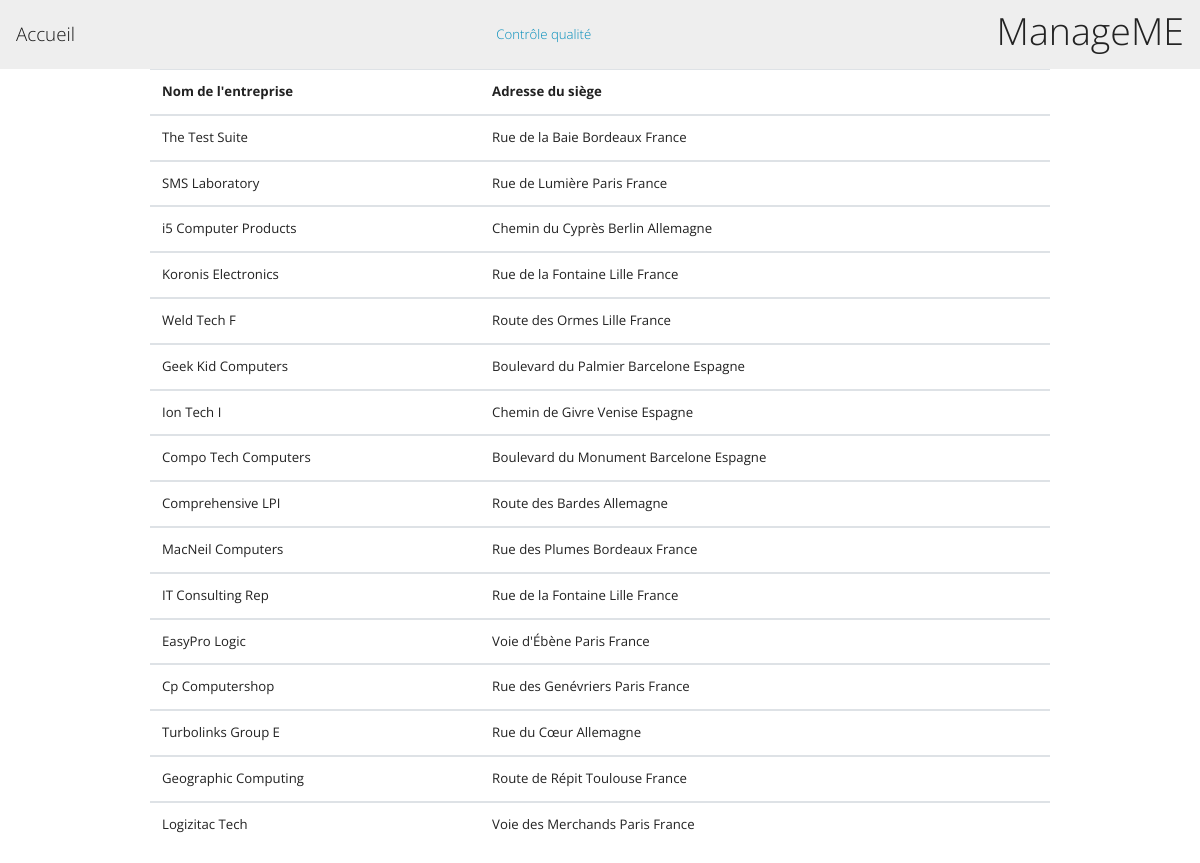
/index.php?action=1, run on the app's committed database.
### tables this page shows
CREATE TABLE
    `Entreprise` (
        `id` int AUTO_INCREMENT,
        `nom` varchar(255),
        `bloque` boolean,
        `nbEmployes` integer,
        `ouvert` boolean,
        `siege` int,
        CONSTRAINT `entreprise_pk` PRIMARY KEY (`id`),
        CONSTRAINT `entreprise_fk_site` FOREIGN KEY (`siege`) REFERENCES `Site`(`id`)
    );

CREATE TABLE
    `Site` (
        `id` int AUTO_INCREMENT,
        `adresse` varchar(255),
        `ville` varchar(255),
        `pays` varchar(255),
        CONSTRAINT `site_pk` PRIMARY KEY (`id`)
    );

### src/Controller/EntrepriseController.php (called while the page is built, shortened)
<?php
require_once('lib/DBconnexion.php');
require_once('src/Repository/EntrepriseRepository.php');
class EntrepriseController {
    function entrepriseAdresse(){
        $entrepriseRepo = new EntrepriseRepository();
        $entrepriseRepo->connexion = new DBConnexion();
        $entreprises = $entrepriseRepo->getentrepriseAdresse();
        require('./src/templates/entreprises/entreprisesSieges.php');
    }
}

### lib/DBconnexion.php (called while the page is built, shortened)
<?php
class DBConnexion {
    public ?\PDO $database = null;
    public function dbConnect() : \PDO {
        if($this->database === null) {
            $this->database = new \PDO('mysql:host=localhost;dbname=ProjetWeb;charset=utf8','lelazo', 'root');
        }
        return $this->database;
    }
}

### src/Repository/EntrepriseRepository.php (called while the page is built, shortened)
<?php
require_once('src/Repository/SiteRepository.php');
require_once('lib/DBconnexion.php');
require_once('src/Entity/Entreprise.php');
require_once('src/Entity/Site.php');
class EntrepriseRepository {
    public DBConnexion $connexion;
    function getentrepriseAdresse(){
        $siteRepo = new SiteRepository();
        $siteRepo->connexion = new DBConnexion();
        $statement = $this->connexion->dbConnect()->query(
            "SELECT nom, siege FROM Entreprise"
        );
        $entreprises=[];
        while(($row = $statement->fetch())){
            $entreprise = new Entreprise();
            $entreprise->setSiege($siteRepo->getSiteById($row['siege']));
            $entreprise->setNom($row['nom']);
            $entreprises[] = $entreprise;
        }
        return $entreprises;
    }
}

### src/Repository/SiteRepository.php (called while the page is built, shortened)
<?php
require_once('lib/DBconnexion.php');
require_once('src/Entity/Site.php');
require_once('src/Entity/Entreprise.php');
class SiteRepository {
    public DBConnexion $connexion;
    public function getSiteById(int $id){
        $statement= $this->connexion->dbConnect()->prepare('SELECT id, ville, adresse, pays FROM Site WHERE id = ?');
        $statement->execute([$id]);
        $row = $statement->fetch();
        $site = new Site();
        $site->setId($row['id']);
        $site->setAdresse($row['adresse']);
        $site->setPays($row['pays']);
        $site->setVille($row['ville']);
        return $site;
    }
}

### src/Entity/Site.php (called while the page is built, shortened)
<?php
class Site {
    private string $adresse;
    private string $ville;
    private string $pays;
    public function getAdresse():?string {
        return $this->adresse;
    }
    public function getVille():?string{
        return $this->ville;
    }
    public function getPays():?string{
        return $this->pays;
    }
    public function setAdresse(string $adresse):self{
        $this->adresse = $adresse;
        return $this;
    }
    public function setVille(string $ville):self{
        $this->ville = $ville;
        return $this;
    }
    public function setPays(string $pays):self{
        $this->pays = $pays;
        return $this;
    }
	public function setId(int $id): self {
		return $this;
	}
}

### src/Entity/Entreprise.php (called while the page is built, shortened)
<?php
class Entreprise {
    private string $nom;
    private Site $siege;
	public function getSiege(): Site {
		return $this->siege;
	}
	public function setSiege(Site $siege): self {
		$this->siege = $siege;
		return $this;
	}
	public function getNom(): string {
		return $this->nom;
	}
	public function setNom(string $nom): self {
		$this->nom = $nom;
		return $this;
	}
}

### src/templates/entreprises/entreprisesSieges.php (the view, shortened to what this page needs)
    <table class="table w-75 mx-auto">
    <thead>
        <tr>
        <th scope="col">Nom de l'entreprise</th>
        <th scope="col">Adresse du siège</th>
        </tr>
  </thead>
  <tbody>
  <?php
foreach ($entreprises as $e) {
?>
<tr>
      <td scope="row"> <?= htmlspecialchars($e->getNom()); ?></td>
      <td>            <?= htmlspecialchars($e->getSiege()->getAdresse()); ?>
            <?= htmlspecialchars($e->getSiege()->getVille()); ?>
            <?= htmlspecialchars($e->getSiege()->getPays()); ?>
</td>
</tbody>
<?php
}
require('./src/templates/base.php');?>

### data on the page
site: adresse "Rue de la Baie", ville "Bordeaux", pays "France"
entreprise: nom "The Test Suite"
site: adresse "Rue de Lumière", ville "Paris", pays "France"
entreprise: nom "SMS Laboratory"
site: adresse "Chemin du Cyprès", ville "Berlin", pays "Allemagne"
entreprise: nom "i5 Computer Products"
site: adresse "Rue de la Fontaine", ville "Lille", pays "France"
entreprise: nom "Koronis Electronics"
site: adresse "Route des Ormes", ville "Lille", pays "France"
entreprise: nom "Weld Tech F"
site: adresse "Boulevard du Palmier", ville "Barcelone", pays "Espagne"
entreprise: nom "Geek Kid Computers"
site: adresse "Chemin de Givre", ville "Venise", pays "Espagne"
entreprise: nom "Ion Tech I"
site: adresse "Boulevard du Monument", ville "Barcelone", pays "Espagne"
entreprise: nom "Compo Tech Computers"
site: adresse "Route des Bardes", pays "Allemagne"
entreprise: nom "Comprehensive LPI"
site: adresse "Rue des Plumes", ville "Bordeaux", pays "France"
entreprise: nom "MacNeil Computers"
entreprise: nom "IT Consulting Rep"
site: adresse "Voie d'Ébène", ville "Paris", pays "France"
entreprise: nom "EasyPro Logic"
site: adresse "Rue des Genévriers", ville "Paris", pays "France"
entreprise: nom "Cp Computershop"
site: adresse "Rue du Cœur", pays "Allemagne"
entreprise: nom "Turbolinks Group E"
site: adresse "Route de Répit", ville "Toulouse", pays "France"
entreprise: nom "Geographic Computing"
site: adresse "Voie des Merchands", ville "Paris", pays "France"
entreprise: nom "Logizitac Tech"
